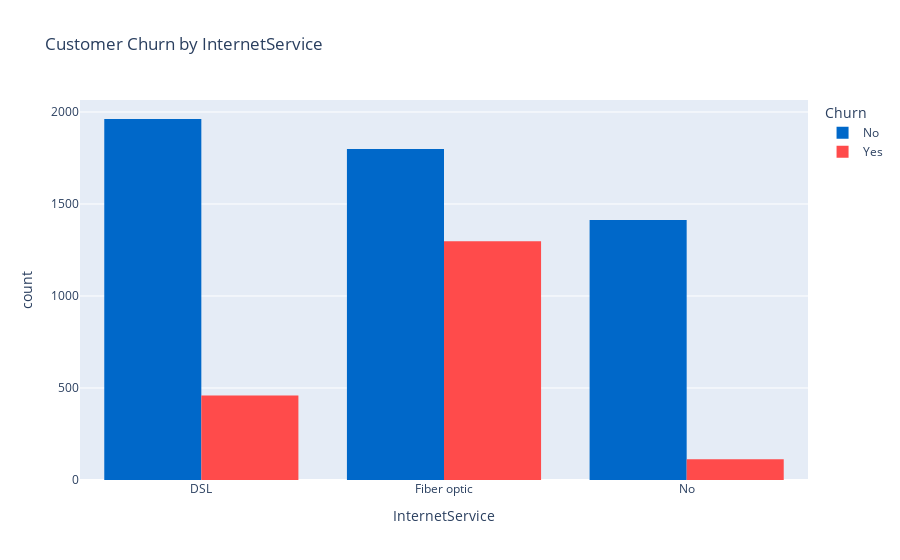
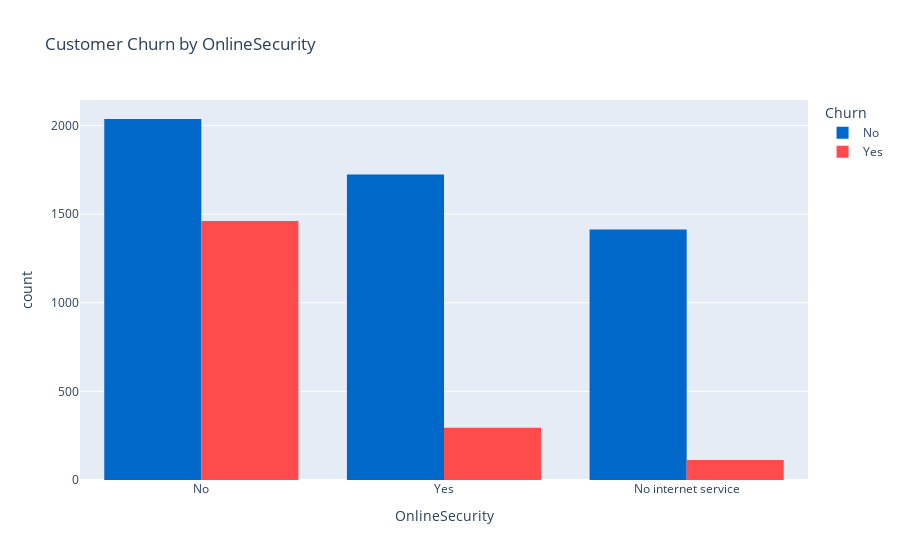
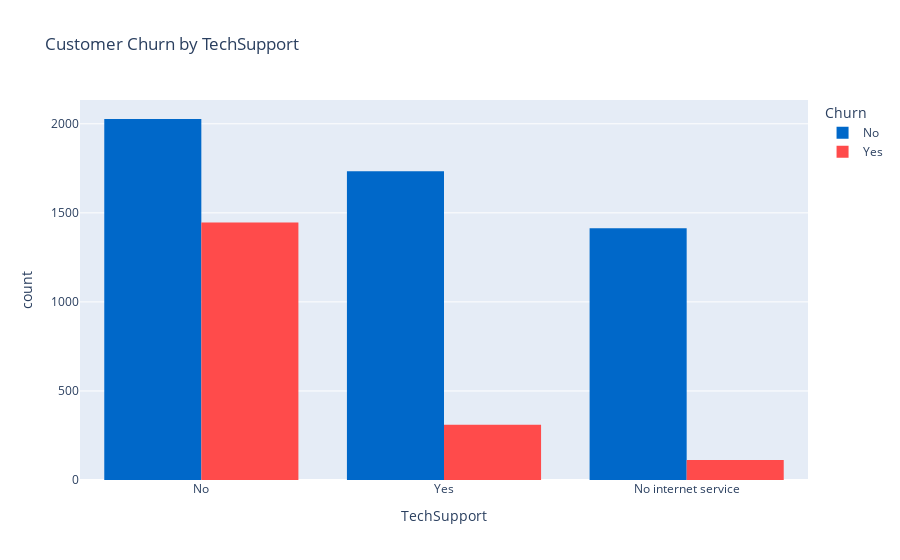

The notebook cell saved with these charts, in order:
### Code cell
service_cols=['InternetService','OnlineSecurity','TechSupport']

for col in service_cols:
    fig=px.histogram(df_plot,x=col,color='Churn',barmode='group',title=f'Customer Churn by {col}',
                     color_discrete_map={'No':'#0068C9','Yes':'#FF4B4B'})
    fig.show()

### Figure 1 — Plotly figure (JSON) as saved in the notebook; plotly's stock layout.template omitted (floating-point values rounded to 4 significant figures; data arrays with more than 128 entries replaced by an {"elided": "..."} marker saying what was removed)
{"data": [{"alignmentgroup": "True", "bingroup": "x", "hovertemplate": "Churn=No<br>InternetService=%{x}<br>count=%{y}<extra></extra>", "legendgroup": "No", "marker": {"color": "#0068C9", "pattern": {"shape": ""}}, "name": "No", "offsetgroup": "No", "orientation": "v", "showlegend": true, "type": "histogram", "x": {"elided": "5174 str values"}, "xaxis": "x", "yaxis": "y"}, {"alignmentgroup": "True", "bingroup": "x", "hovertemplate": "Churn=Yes<br>InternetService=%{x}<br>count=%{y}<extra></extra>", "legendgroup": "Yes", "marker": {"color": "#FF4B4B", "pattern": {"shape": ""}}, "name": "Yes", "offsetgroup": "Yes", "orientation": "v", "showlegend": true, "type": "histogram", "x": {"elided": "1869 str values"}, "xaxis": "x", "yaxis": "y"}], "layout": {"barmode": "group", "legend": {"title": {"text": "Churn"}, "tracegroupgap": 0}, "title": {"text": "Customer Churn by InternetService"}, "xaxis": {"anchor": "y", "domain": [0, 1], "title": {"text": "InternetService"}}, "yaxis": {"anchor": "x", "domain": [0, 1], "title": {"text": "count"}}}}

### Figure 2 — Plotly figure (JSON) as saved in the notebook; plotly's stock layout.template omitted (floating-point values rounded to 4 significant figures; data arrays with more than 128 entries replaced by an {"elided": "..."} marker saying what was removed)
{"data": [{"alignmentgroup": "True", "bingroup": "x", "hovertemplate": "Churn=No<br>OnlineSecurity=%{x}<br>count=%{y}<extra></extra>", "legendgroup": "No", "marker": {"color": "#0068C9", "pattern": {"shape": ""}}, "name": "No", "offsetgroup": "No", "orientation": "v", "showlegend": true, "type": "histogram", "x": {"elided": "5174 str values"}, "xaxis": "x", "yaxis": "y"}, {"alignmentgroup": "True", "bingroup": "x", "hovertemplate": "Churn=Yes<br>OnlineSecurity=%{x}<br>count=%{y}<extra></extra>", "legendgroup": "Yes", "marker": {"color": "#FF4B4B", "pattern": {"shape": ""}}, "name": "Yes", "offsetgroup": "Yes", "orientation": "v", "showlegend": true, "type": "histogram", "x": {"elided": "1869 str values"}, "xaxis": "x", "yaxis": "y"}], "layout": {"barmode": "group", "legend": {"title": {"text": "Churn"}, "tracegroupgap": 0}, "title": {"text": "Customer Churn by OnlineSecurity"}, "xaxis": {"anchor": "y", "domain": [0, 1], "title": {"text": "OnlineSecurity"}}, "yaxis": {"anchor": "x", "domain": [0, 1], "title": {"text": "count"}}}}

### Figure 3 — Plotly figure (JSON) as saved in the notebook; plotly's stock layout.template omitted (floating-point values rounded to 4 significant figures; data arrays with more than 128 entries replaced by an {"elided": "..."} marker saying what was removed)
{"data": [{"alignmentgroup": "True", "bingroup": "x", "hovertemplate": "Churn=No<br>TechSupport=%{x}<br>count=%{y}<extra></extra>", "legendgroup": "No", "marker": {"color": "#0068C9", "pattern": {"shape": ""}}, "name": "No", "offsetgroup": "No", "orientation": "v", "showlegend": true, "type": "histogram", "x": {"elided": "5174 str values"}, "xaxis": "x", "yaxis": "y"}, {"alignmentgroup": "True", "bingroup": "x", "hovertemplate": "Churn=Yes<br>TechSupport=%{x}<br>count=%{y}<extra></extra>", "legendgroup": "Yes", "marker": {"color": "#FF4B4B", "pattern": {"shape": ""}}, "name": "Yes", "offsetgroup": "Yes", "orientation": "v", "showlegend": true, "type": "histogram", "x": {"elided": "1869 str values"}, "xaxis": "x", "yaxis": "y"}], "layout": {"barmode": "group", "legend": {"title": {"text": "Churn"}, "tracegroupgap": 0}, "title": {"text": "Customer Churn by TechSupport"}, "xaxis": {"anchor": "y", "domain": [0, 1], "title": {"text": "TechSupport"}}, "yaxis": {"anchor": "x", "domain": [0, 1], "title": {"text": "count"}}}}
